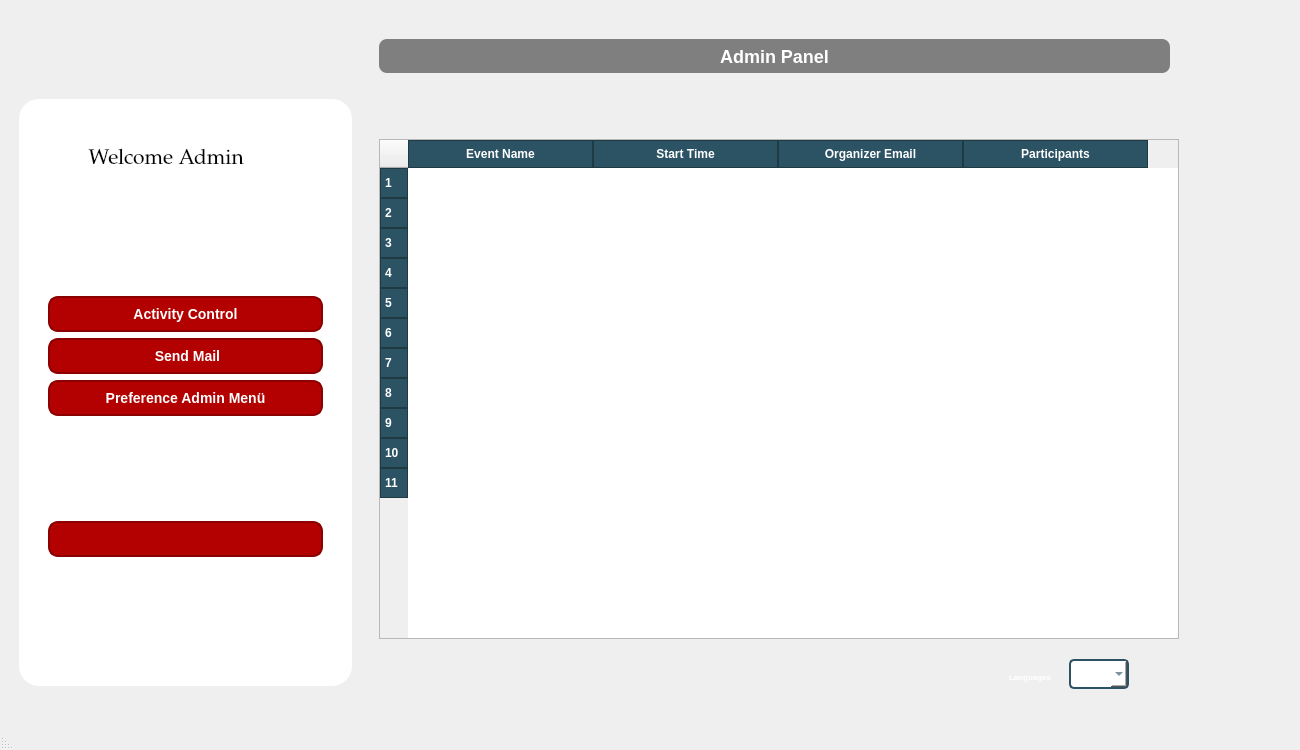
<?xml version="1.0" encoding="UTF-8"?>
<ui version="4.0">
 <class>MainWindow</class>
 <widget class="QMainWindow" name="MainWindow">
  <property name="geometry">
   <rect>
    <x>0</x>
    <y>0</y>
    <width>1300</width>
    <height>750</height>
   </rect>
  </property>
  <property name="minimumSize">
   <size>
    <width>1300</width>
    <height>750</height>
   </size>
  </property>
  <property name="maximumSize">
   <size>
    <width>1500</width>
    <height>1200</height>
   </size>
  </property>
  <property name="windowTitle">
   <string>MainWindow</string>
  </property>
  <property name="layoutDirection">
   <enum>Qt::RightToLeft</enum>
  </property>
  <property name="styleSheet">
   <string notr="true">QMainWindow, QDialog {
    background: qlineargradient(x1:0, y1:0, x2:1, y2:1,
        stop:0 #0f2027, stop:0.5 #203a43, stop:1 #2c5364);
}
</string>
  </property>
  <property name="toolButtonStyle">
   <enum>Qt::ToolButtonFollowStyle</enum>
  </property>
  <widget class="QWidget" name="centralwidget">
   <property name="minimumSize">
    <size>
     <width>1200</width>
     <height>0</height>
    </size>
   </property>
   <property name="styleSheet">
    <string notr="true">QMainWindow, QWidget {
    background: qlineargradient(x1:0, y1:0, x2:1, y2:1,
        stop:0 #0f2027, stop:0.5 #203a43, stop:1 #2c5364);
}
</string>
   </property>
   <layout class="QGridLayout" name="gridLayout">
    <item row="0" column="0">
     <widget class="QWidget" name="widget" native="true">
      <property name="minimumSize">
       <size>
        <width>600</width>
        <height>600</height>
       </size>
      </property>
      <property name="maximumSize">
       <size>
        <width>1500</width>
        <height>2000</height>
       </size>
      </property>
      <property name="layoutDirection">
       <enum>Qt::LeftToRight</enum>
      </property>
      <property name="styleSheet">
       <string notr="true">QMainWindow {
    background: qlineargradient(x1:0, y1:0, x2:1, y2:1,
        stop:0 #0f2027, stop:0.5 #203a43, stop:1 #2c5364);
}
</string>
      </property>
      <widget class="QFrame" name="frame_menu">
       <property name="geometry">
        <rect>
         <x>10</x>
         <y>90</y>
         <width>333</width>
         <height>587</height>
        </rect>
       </property>
       <property name="focusPolicy">
        <enum>Qt::TabFocus</enum>
       </property>
       <property name="layoutDirection">
        <enum>Qt::RightToLeft</enum>
       </property>
       <property name="styleSheet">
        <string notr="true">QFrame {
    background-color: white;
    border-radius: 20px;
    padding: 20px;
}
</string>
       </property>
       <property name="frameShape">
        <enum>QFrame::WinPanel</enum>
       </property>
       <property name="frameShadow">
        <enum>QFrame::Raised</enum>
       </property>
       <layout class="QVBoxLayout" name="verticalLayout">
        <item>
         <widget class="QLabel" name="welcomelabel">
          <property name="font">
           <font>
            <family>Palatino Linotype</family>
            <pointsize>16</pointsize>
            <weight>50</weight>
            <bold>false</bold>
           </font>
          </property>
          <property name="toolTipDuration">
           <number>3</number>
          </property>
          <property name="styleSheet">
           <string notr="true">QLabel#welcomeLabel {
    color: #ecf0f1;
    font: italic 18pt &quot;Georgia&quot;;
    padding: 10px;
    letter-spacing: 1px;
}
</string>
          </property>
          <property name="frameShape">
           <enum>QFrame::NoFrame</enum>
          </property>
          <property name="text">
           <string>   Welcome Admin</string>
          </property>
         </widget>
        </item>
        <item>
         <spacer name="verticalSpacer_2">
          <property name="orientation">
           <enum>Qt::Vertical</enum>
          </property>
          <property name="sizeHint" stdset="0">
           <size>
            <width>20</width>
            <height>40</height>
           </size>
          </property>
         </spacer>
        </item>
        <item>
         <widget class="QPushButton" name="pushButton_activity_control">
          <property name="styleSheet">
           <string notr="true">QPushButton {
    background-color: #b30000;
    color: white;
    border-radius: 10px;
    padding: 8px 20px;
    font-weight: bold;
    font-size: 14px;
    border: 2px solid #8b0000;
}

QPushButton:hover {
    background-color: #e60000;
    border: 2px solid #ff0000;
}


</string>
          </property>
          <property name="text">
           <string>Activity Control</string>
          </property>
         </widget>
        </item>
        <item>
         <widget class="QPushButton" name="pushButton_sendmail">
          <property name="layoutDirection">
           <enum>Qt::LeftToRight</enum>
          </property>
          <property name="styleSheet">
           <string notr="true">QPushButton {
    background-color: #b30000;
    color: white;
    border-radius: 10px;
    padding: 8px 20px;
    font-weight: bold;
    font-size: 14px;
    border: 2px solid #8b0000;
}

QPushButton:hover {
    background-color: #e60000;
    border: 2px solid #ff0000;
}

</string>
          </property>
          <property name="text">
           <string> Send Mail</string>
          </property>
          <property name="icon">
           <iconset>
            <normaloff>../images/email.png</normaloff>../images/email.png</iconset>
          </property>
          <property name="iconSize">
           <size>
            <width>20</width>
            <height>20</height>
           </size>
          </property>
          <property name="autoRepeatDelay">
           <number>300</number>
          </property>
         </widget>
        </item>
        <item>
         <widget class="QPushButton" name="pushButton_preference_admin_menu">
          <property name="styleSheet">
           <string notr="true">QPushButton {
    background-color: #b30000;
    color: white;
    border-radius: 10px;
    padding: 8px 20px;
    font-weight: bold;
    font-size: 14px;
    border: 2px solid #8b0000;
}

QPushButton:hover {
    background-color: #e60000;
    border: 2px solid #ff0000;
}
</string>
          </property>
          <property name="text">
           <string>Preference Admin Menü</string>
          </property>
         </widget>
        </item>
        <item>
         <spacer name="verticalSpacer_3">
          <property name="orientation">
           <enum>Qt::Vertical</enum>
          </property>
          <property name="sizeHint" stdset="0">
           <size>
            <width>20</width>
            <height>40</height>
           </size>
          </property>
         </spacer>
        </item>
        <item>
         <widget class="QPushButton" name="pushButton_exit">
          <property name="styleSheet">
           <string notr="true">QPushButton {
    background-color: #b30000;
    color: white;
    border-radius: 10px;
    padding: 8px 20px;
    font-weight: bold;
    font-size: 14px;
    border: 2px solid #8b0000;
}

QPushButton:hover {
    background-color: #e60000;
    border: 2px solid #ff0000;
}
</string>
          </property>
          <property name="text">
           <string/>
          </property>
          <property name="icon">
           <iconset>
            <normaloff>../images/logout.png</normaloff>../images/logout.png</iconset>
          </property>
          <property name="iconSize">
           <size>
            <width>18</width>
            <height>18</height>
           </size>
          </property>
         </widget>
        </item>
        <item>
         <spacer name="verticalSpacer">
          <property name="orientation">
           <enum>Qt::Vertical</enum>
          </property>
          <property name="sizeHint" stdset="0">
           <size>
            <width>20</width>
            <height>40</height>
           </size>
          </property>
         </spacer>
        </item>
       </layout>
      </widget>
      <widget class="QTableWidget" name="tableWidget_admin_menu_dashboard">
       <property name="geometry">
        <rect>
         <x>370</x>
         <y>130</y>
         <width>800</width>
         <height>500</height>
        </rect>
       </property>
       <property name="sizePolicy">
        <sizepolicy hsizetype="Preferred" vsizetype="Preferred">
         <horstretch>15</horstretch>
         <verstretch>15</verstretch>
        </sizepolicy>
       </property>
       <property name="minimumSize">
        <size>
         <width>500</width>
         <height>500</height>
        </size>
       </property>
       <property name="maximumSize">
        <size>
         <width>1000</width>
         <height>700</height>
        </size>
       </property>
       <property name="styleSheet">
        <string notr="true">QHeaderView::section {
    background-color: #2c5364;
    color: white;
    padding: 4px;
    font-weight: bold;
    border: 1px solid #203a43;
}

QTableWidget {
    gridline-color: white;
    color: white;  /* ← Bu satır metinleri beyaz yapar */
}</string>
       </property>
       <attribute name="horizontalHeaderDefaultSectionSize">
        <number>185</number>
       </attribute>
       <row>
        <property name="text">
         <string>1</string>
        </property>
       </row>
       <row>
        <property name="text">
         <string>2</string>
        </property>
       </row>
       <row>
        <property name="text">
         <string>3</string>
        </property>
       </row>
       <row>
        <property name="text">
         <string>4</string>
        </property>
       </row>
       <row>
        <property name="text">
         <string>5</string>
        </property>
       </row>
       <row>
        <property name="text">
         <string>6</string>
        </property>
       </row>
       <row>
        <property name="text">
         <string>7</string>
        </property>
       </row>
       <row>
        <property name="text">
         <string>8</string>
        </property>
       </row>
       <row>
        <property name="text">
         <string>9</string>
        </property>
       </row>
       <row>
        <property name="text">
         <string>10</string>
        </property>
       </row>
       <row>
        <property name="text">
         <string>11</string>
        </property>
       </row>
       <column>
        <property name="text">
         <string>Event Name</string>
        </property>
       </column>
       <column>
        <property name="text">
         <string>Start Time</string>
        </property>
       </column>
       <column>
        <property name="text">
         <string>Organizer Email</string>
        </property>
       </column>
       <column>
        <property name="text">
         <string>Participants</string>
        </property>
       </column>
      </widget>
      <widget class="QComboBox" name="comboBox_language">
       <property name="geometry">
        <rect>
         <x>1060</x>
         <y>650</y>
         <width>60</width>
         <height>30</height>
        </rect>
       </property>
       <property name="maximumSize">
        <size>
         <width>60</width>
         <height>16777215</height>
        </size>
       </property>
       <property name="styleSheet">
        <string notr="true">QComboBox#comboBox_language {
    background-color: #ffffff;
    color: #2c5364;  /* Tema ile uyumlu koyu mavi */
    border: 2px solid #2c5364;
    border-radius: 5px;
    padding: 4px;
    min-width: 10px;
    font-weight: bold;
}
QComboBox QAbstractItemView {
    background-color: #ffffff;
    color: #2c5364;
    selection-background-color: #203a43;
    selection-color: white;
}
</string>
       </property>
       <item>
        <property name="text">
         <string/>
        </property>
       </item>
       <item>
        <property name="text">
         <string>Türkçe</string>
        </property>
       </item>
       <item>
        <property name="text">
         <string>Englısh</string>
        </property>
       </item>
       <item>
        <property name="text">
         <string>Dutch</string>
        </property>
       </item>
       <item>
        <property name="text">
         <string>Français</string>
        </property>
       </item>
       <item>
        <property name="text">
         <string>Español</string>
        </property>
       </item>
       <item>
        <property name="text">
         <string>Deutsch</string>
        </property>
       </item>
      </widget>
      <widget class="QLabel" name="label_language">
       <property name="geometry">
        <rect>
         <x>1000</x>
         <y>660</y>
         <width>53</width>
         <height>16</height>
        </rect>
       </property>
       <property name="maximumSize">
        <size>
         <width>100</width>
         <height>20</height>
        </size>
       </property>
       <property name="styleSheet">
        <string notr="true">QLabel#label_language {
    color: white;
    font-weight: bold;
    font-size: 6pt;
}
</string>
       </property>
       <property name="text">
        <string>Languages</string>
       </property>
      </widget>
      <widget class="QLabel" name="label_logo">
       <property name="geometry">
        <rect>
         <x>60</x>
         <y>10</y>
         <width>231</width>
         <height>71</height>
        </rect>
       </property>
       <property name="maximumSize">
        <size>
         <width>250</width>
         <height>80</height>
        </size>
       </property>
       <property name="layoutDirection">
        <enum>Qt::LeftToRight</enum>
       </property>
       <property name="text">
        <string/>
       </property>
       <property name="pixmap">
        <pixmap>../images/logo.jpg</pixmap>
       </property>
       <property name="scaledContents">
        <bool>true</bool>
       </property>
      </widget>
      <widget class="QLabel" name="label_adminpanel">
       <property name="geometry">
        <rect>
         <x>370</x>
         <y>30</y>
         <width>791</width>
         <height>34</height>
        </rect>
       </property>
       <property name="font">
        <font>
         <pointsize>-1</pointsize>
         <weight>75</weight>
         <bold>true</bold>
        </font>
       </property>
       <property name="styleSheet">
        <string notr="true">QLabel {
    background-color: #7f7f7f;
    color: white;
    font-weight: bold;
    font-size: 18px;
    padding: 6px 12px;
    border-radius: 8px;
}

</string>
       </property>
       <property name="frameShape">
        <enum>QFrame::StyledPanel</enum>
       </property>
       <property name="frameShadow">
        <enum>QFrame::Raised</enum>
       </property>
       <property name="text">
        <string>Admin Panel</string>
       </property>
       <property name="textFormat">
        <enum>Qt::AutoText</enum>
       </property>
       <property name="scaledContents">
        <bool>false</bool>
       </property>
       <property name="alignment">
        <set>Qt::AlignCenter</set>
       </property>
      </widget>
     </widget>
    </item>
   </layout>
  </widget>
  <widget class="QMenuBar" name="menubar">
   <property name="geometry">
    <rect>
     <x>0</x>
     <y>0</y>
     <width>1300</width>
     <height>26</height>
    </rect>
   </property>
  </widget>
  <widget class="QStatusBar" name="statusbar"/>
 </widget>
 <resources/>
 <connections/>
</ui>
